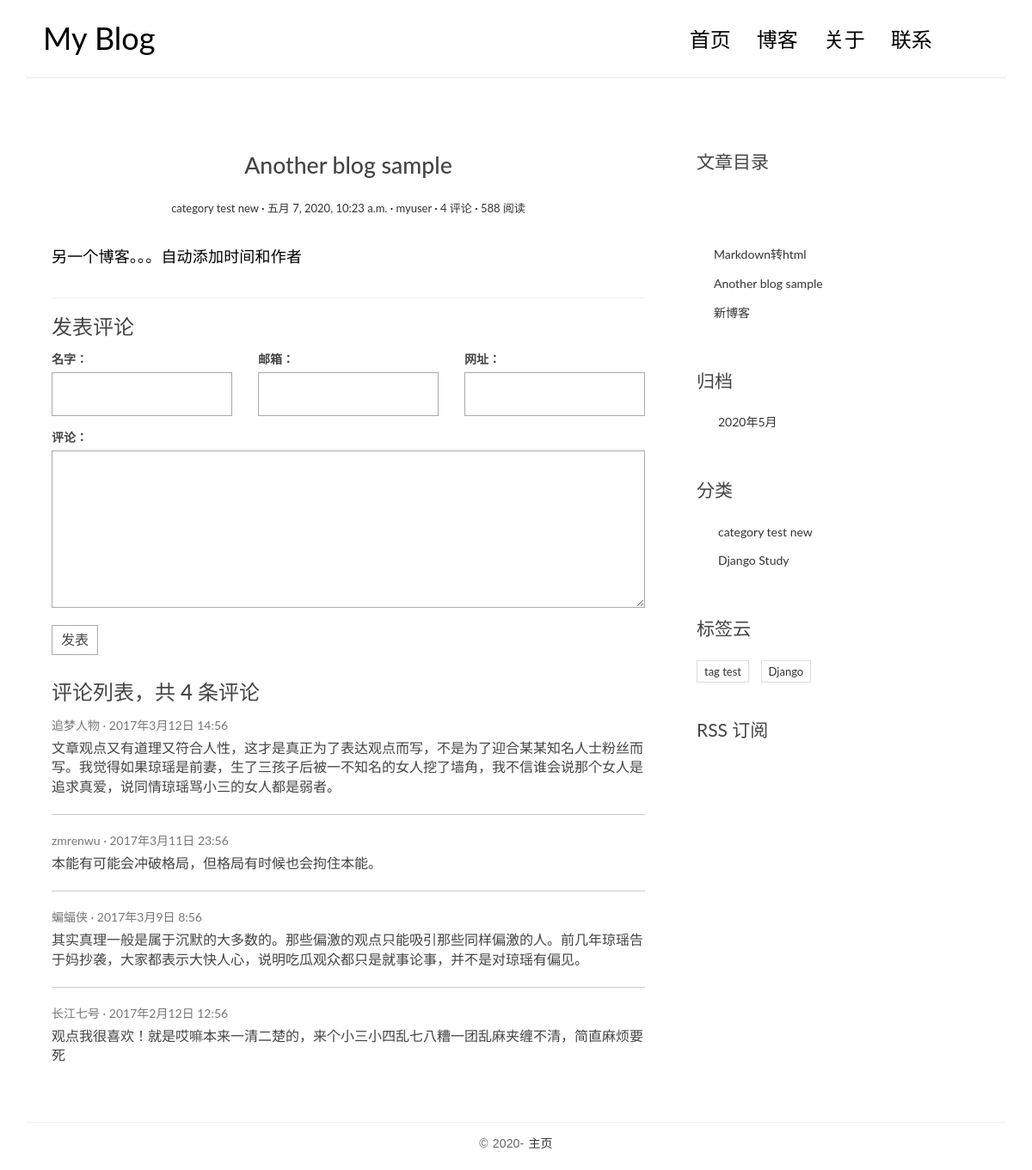
/posts/3/, run on the app's committed database.
### blog/models.py (models this page shows, shortened)
class Post(models.Model):
    title = models.CharField(max_length=70)
    body = models.TextField()
    created_time = models.DateTimeField(default=timezone.now)   # default没填写时的默认值，可以为常量，可以为可调用对象(timezone.now)
    modified_time = models.DateTimeField()
    excerpt = models.CharField(max_length=200, blank=True)
    category = models.ForeignKey(Category, on_delete=models.CASCADE)
    tags = models.ManyToManyField(Tag, blank=True)
    author = models.ForeignKey(User, on_delete=models.CASCADE)
    class Meta:
        ordering = ['-created_time']    # 默认按照创建时间倒序
    def get_absolute_url(self):
        return reverse('blog:detail', kwargs={'pk': self.pk})

class Category(models.Model):
    name = models.CharField(max_length=100)

class Tag(models.Model):
    name = models.CharField(max_length=100)

### blog/views.py (the view)
# urls.py: path('posts/<int:pk>/', views.detail, name='detail'),
def detail(request, pk):
    post = get_object_or_404(Post, pk=pk)
    md = markdown.Markdown(extensions=[
        'markdown.extensions.extra',  # 基础扩展
        'markdown.extensions.codehilite',  # 代码高亮扩展
        TocExtension(slugify=slugify)  # 代替toc，处理markdown无法处理的锚点问题(#_1, #_3)
    ])
    post.body = md.convert(post.body)  # markdown转换成html
    post.toc = md.toc  # 动态添加post的toc属性，也是转换成的html
    return render(request, 'blog/detail.html', context={'post': post, })

### blog/templatetags/blog_extras.py (called while the page is built)
@register.inclusion_tag('blog/inclusions/_recent_posts.html', takes_context=True)   # context为父模板的上下文
def show_recent_posts(context, num=5):
    return {
        'recent_post_list': Post.objects.all().order_by('-created_time')[:num],
    }

@register.inclusion_tag('blog/inclusions/_archives.html', takes_context=True)   # context为父模板的上下文
def show_archives(context):
    return {
        'date_list': Post.objects.dates('created_time', 'month', order='DESC')
    }

@register.inclusion_tag('blog/inclusions/_categories.html', takes_context=True)   # context为父模板的上下文
def show_categories(context):
    return {
        'category_list': Category.objects.all(),
    }

@register.inclusion_tag('blog/inclusions/_tags.html', takes_context=True)   # context为父模板的上下文
def show_tags(context):
    return {
        'tag_list': Tag.objects.all(),
    }

### templates/blog/detail.html (shortened to what this page needs)
{% extends 'base.html' %}
{% block main %}
    <article class="post post-{{ post.pk }}">
        <header class="entry-header">
            <h1 class="entry-title">{{ post.title }}</h1>
            <div class="entry-meta">
                <span class="post-category"><a href="#">{{ post.category.name }}</a></span>
                <span class="post-date"><a href="#"><time class="entry-date"
                                                          datetime="{{ post.created_time }}">{{ post.created_time }}</time></a></span>
                <span class="post-author"><a href="#">{{ post.author }}</a></span>
                <span class="comments-link"><a href="#">4 评论</a></span>
                <span class="views-count"><a href="#">588 阅读</a></span>
            </div>
        </header>
        <div class="entry-content clearfix">
            {{ post.body|safe }}
        </div>
    </article>
    <section class="comment-area" id="comment-area">
        <hr>
        <h3>发表评论</h3>
        <form action="#" method="post" class="comment-form">
            <div class="row">
                <div class="col-md-4">
                    <label for="id_name">名字：</label>
                    <input type="text" id="id_name" name="name" required>
                </div>
                <div class="col-md-4">
                    <label for="id_email">邮箱：</label>
                    <input type="email" id="id_email" name="email" required>
                </div>
                <div class="col-md-4">
                    <label for="id_url">网址：</label>
                    <input type="text" id="id_url" name="url">
                </div>
                <div class="col-md-12">
                    <label for="id_comment">评论：</label>
                    <textarea name="comment" id="id_comment" required></textarea>
                    <button type="submit" class="comment-btn">发表</button>
                </div>
            </div>
        </form>
        <div class="comment-list-panel">
            <h3>评论列表，共 <span>4</span> 条评论</h3>
            <ul class="comment-list list-unstyled">
                <li class="comment-item">
                    <span class="nickname">追梦人物</span>
                    <time class="submit-date" datetime="2012-11-09T23:15:57+00:00">2017年3月12日 14:56</time>
                    <div class="text">
                        文章观点又有道理又符合人性，这才是真正为了表达观点而写，不是为了迎合某某知名人士粉丝而写。我觉得如果琼瑶是前妻，生了三孩子后被一不知名的女人挖了墙角，我不信谁会说那个女人是追求真爱，说同情琼瑶骂小三的女人都是弱者。
                    </div>
                </li>
                <li class="comment-item">
                    <span class="nickname">zmrenwu</span>
                    <time class="submit-date" datetime="2012-11-09T23:15:57+00:00">2017年3月11日 23:56</time>
                    <div class="text">
                        本能有可能会冲破格局，但格局有时候也会拘住本能。
                    </div>
                </li>
                <li class="comment-item">
                    <span class="nickname">蝙蝠侠</span>
                    <time class="submit-date" datetime="2012-11-09T23:15:57+00:00">2017年3月9日 8:56</time>
                    <div class="text">
                        其实真理一般是属于沉默的大多数的。那些偏激的观点只能吸引那些同样偏激的人。前几年琼瑶告于妈抄袭，大家都表示大快人心，说明吃瓜观众都只是就事论事，并不是对琼瑶有偏见。
                    </div>
                </li>
                <li class="comment-item">
                    <span class="nickname">长江七号</span>
                    <time class="submit-date" datetime="2012-11-09T23:15:57+00:00">2017年2月12日 12:56</time>
                    <div class="text">
                        观点我很喜欢！就是哎嘛本来一清二楚的，来个小三小四乱七八糟一团乱麻夹缠不清，简直麻烦要死
                    </div>
                </li>
            </ul>
        </div>
    </section>
{% endblock main %}
{% block toc %}
    <div class="widget widget-content">
        <h3 class="widget-title">文章目录</h3>
    </div>
{% endblock toc %}

### templates/blog/inclusions/_recent_posts.html
<div class="widget widget-recent-posts">
    <h3 class="widget-title"最新文章></h3>
    <ul>
        {% for post in recent_post_list %}
            <li>
                <a href="{{ post.get_absolute_url }}">{{ post.title }}</a>
            </li>
        {% empty %}
            暂无文章
        {% endfor %}
    </ul>
</div>

### templates/blog/inclusions/_categories.html (shortened to what this page needs)
<div class="widget widget-category">
    <h3 class="widget-title">分类</h3>
    <ul>
        {% for category in category_list %}
            <li>
                <a href="{% url 'blog:category' category.pk %}">{{ category.name }}  </a>
            </li>
        {% empty %}
            暂无分类
        {% endfor %}
    </ul>
</div>

### templates/blog/inclusions/_tags.html
<div class="widget widget-tag-cloud">
    <h3 class="widget-title">标签云</h3>
    <ul>
        {% for tag in tag_list %}
            <li>
                <a href="{% url 'blog:tag' tag.pk %}">{{ tag.name }}</a>
            </li>
        {% empty %}
            暂无标签
        {% endfor %}
    </ul>
</div>

### blog/static/blog/css/custom.css (style rules this page uses)
* { outline: none; }
h1, h2, h3, h4, h5, h6 { margin-top: 0; }
a { color: #333; }
body { color: #444; font-family: 'Lato', sans-serif; }
p { font-family: 'Ubuntu', sans-serif; font-weight: 400; word-spacing: 1px; letter-spacing: 0.01em; }
.post { background: #fff; padding: 30px 30px 0; }
.entry-title { text-align: center; font-size: 1.9em; margin-bottom: 20px; line-height: 1.6; padding: 10px 20px 0; }
.entry-meta { text-align: center; color: #DDDDDD; font-size: 13px; margin-bottom: 30px; }
.entry-content { font-size: 18px; line-height: 1.9; font-weight: 300; color: #000; }
.post-category::after, .post-date::after, .post-author::after, .comments-link::after { content: ' ·'; color: #000; }
.widget { background: #fff; padding: 30px 0 0; }
.widget-title { font-size: 1.5em; margin-bottom: 20px; line-height: 1.6; padding: 10px 0 0; font-weight: 400; }
.widget-recent-posts ul { padding: 0; margin: 0; padding-left: 20px; }
.widget-recent-posts ul li { list-style-type: none; position: relative; line-height: 170%; margin-bottom: 10px; }
.widget-recent-posts ul li::before { content: '\f3d3'; font-family: "Ionicons"; position: absolute; left: -17px; top: 3px; font-size: 16px; color: #000; }
.widget-category ul { padding: 0; margin: 0; padding-left: 25px; }
.widget-category ul li { list-style-type: none; position: relative; line-height: 170%; margin-bottom: 10px; }
.widget-category ul li::before { content: '\f3fe'; font-family: "Ionicons"; position: absolute; left: -25px; top: 1px; font-size: 18px; color: #000; }
.widget-tag-cloud ul { padding: 0; margin: 0; margin-right: -10px; }
.widget-tag-cloud ul li { list-style-type: none; font-size: 13px; display: inline-block; margin-right: 10px; margin-bottom: 10px; padding: 3px 8px; border: 1px solid #ddd; }
.contact-form input, .comment-form input { border: 1px solid #aaa; margin-bottom: 15px; width: 100%; padding: 15px 15px; font-size: 16px; line-height: 100%; transition: 0.4s border-color linear; }
.contact-form textarea, .comment-form textarea { border: 1px solid #aaa; margin-bottom: 15px; width: 100%; padding: 15px 15px; font-size: 16px; line-height: 20px !important; min-height: 183px; transition: 0.4s border-color linear; }
.comment-area { padding: 0 30px 0; }
.comment-form { margin-top: 15px; }
.comment-form .comment-btn { background-color: #fff; border: 1px solid #aaa; font-size: 16px; padding: 5px 10px; }
.comment-list-panel { margin-top: 30px; }
.comment-list { margin-top: 15px; }
.comment-item:not(:last-child) { border-bottom: 1px #ccc solid; margin-bottom: 20px; padding-bottom: 20px; }
.comment-item .nickname, .comment-item .submit-date { color: #777; font-size: 14px; }
.comment-item .nickname:after { content: ' ·'; }
.comment-item .text { padding-top: 5px; font-size: 16px; }

### data on the page
Post: title "Another blog sample", category.name "category test new", created_time "五月 7, 2020, 10:23 a.m.", author "myuser", body "另一个博客。。。自动添加时间和作者"
Post: title "Markdown转html"
Post: title "新博客"
Category: name "category test new"
Category: name "Django Study"
Tag: name "tag test"
Tag: name "Django"

### other printed values
{{ date.year }} "2020"
{{ date.month }} "5"
